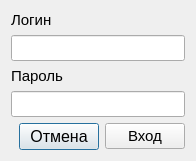
<?xml version="1.0" encoding="UTF-8"?>
<ui version="4.0">
 <class>LoginDialog</class>
 <widget class="QDialog" name="LoginDialog">
  <property name="geometry">
   <rect>
    <x>0</x>
    <y>0</y>
    <width>196</width>
    <height>155</height>
   </rect>
  </property>
  <property name="windowTitle">
   <string>Dialog</string>
  </property>
  <layout class="QVBoxLayout" name="verticalLayout">
   <item>
    <widget class="QLabel" name="label">
     <property name="font">
      <font>
       <pointsize>11</pointsize>
      </font>
     </property>
     <property name="text">
      <string>Логин</string>
     </property>
    </widget>
   </item>
   <item>
    <widget class="QLineEdit" name="edtLogin">
     <property name="font">
      <font>
       <pointsize>11</pointsize>
      </font>
     </property>
    </widget>
   </item>
   <item>
    <widget class="QLabel" name="label_2">
     <property name="font">
      <font>
       <pointsize>11</pointsize>
      </font>
     </property>
     <property name="text">
      <string>Пароль</string>
     </property>
    </widget>
   </item>
   <item>
    <widget class="QLineEdit" name="edtPassword">
     <property name="font">
      <font>
       <pointsize>11</pointsize>
      </font>
     </property>
    </widget>
   </item>
   <item>
    <layout class="QHBoxLayout" name="horizontalLayout">
     <item>
      <spacer name="horizontalSpacer">
       <property name="orientation">
        <enum>Qt::Horizontal</enum>
       </property>
       <property name="sizeHint" stdset="0">
        <size>
         <width>40</width>
         <height>20</height>
        </size>
       </property>
      </spacer>
     </item>
     <item>
      <widget class="QPushButton" name="btnCancel">
       <property name="font">
        <font>
         <pointsize>12</pointsize>
        </font>
       </property>
       <property name="text">
        <string>Отмена</string>
       </property>
       <property name="icon">
        <iconset>
         <normalon>:/images/close.png</normalon>
        </iconset>
       </property>
      </widget>
     </item>
     <item>
      <widget class="QPushButton" name="btnEnter">
       <property name="font">
        <font>
         <pointsize>11</pointsize>
        </font>
       </property>
       <property name="text">
        <string>Вход</string>
       </property>
       <property name="icon">
        <iconset>
         <normalon>:/images/enter.png</normalon>
        </iconset>
       </property>
      </widget>
     </item>
    </layout>
   </item>
  </layout>
 </widget>
 <tabstops>
  <tabstop>edtLogin</tabstop>
  <tabstop>edtPassword</tabstop>
  <tabstop>btnEnter</tabstop>
  <tabstop>btnCancel</tabstop>
 </tabstops>
 <resources/>
 <connections/>
</ui>
